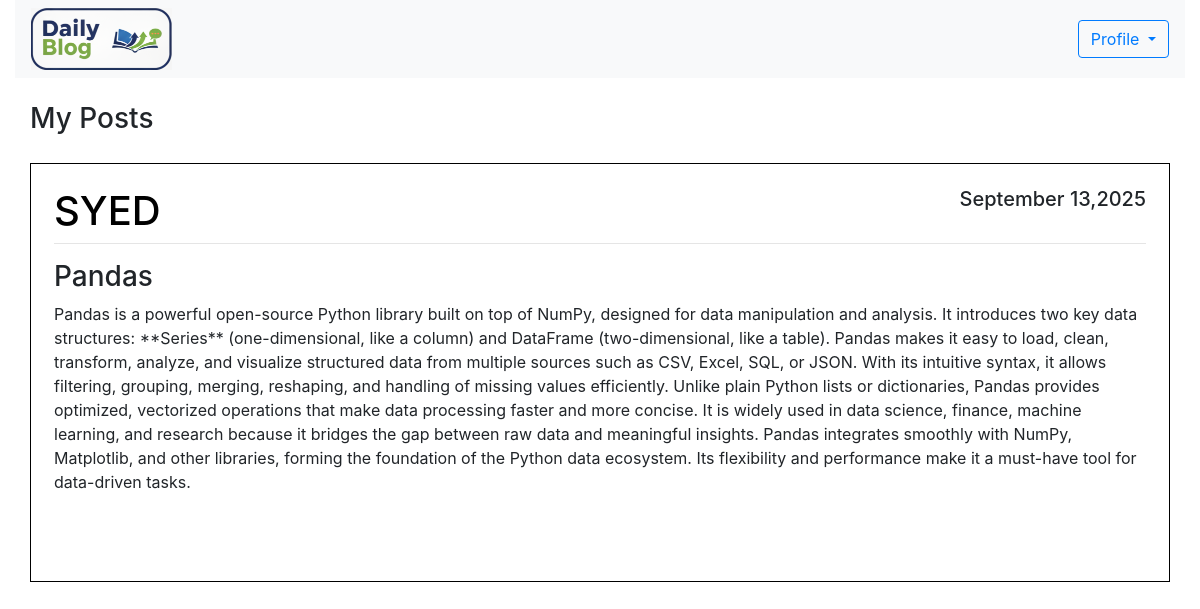
Page /mypost/ (signed in) on the committed database.
### blog/models.py (models this page shows, shortened)
class  Posts(models.Model):
    title = models.CharField(max_length=100)
    content = models.TextField()
    date_posted = models.DateTimeField(default=timezone.now)
    author = models.ForeignKey(User, on_delete=models.CASCADE)

### blog/views.py (the view)
# urls.py: path('mypost/', views.myPost),
def myPost(request):
    context = {'posts': Posts.objects.filter(author=request.user)}
    return render(request, 'blog/mypost.html', context)

### blog/templates/blog/mypost.html (shortened to what this page needs)
{% extends 'blog/base.html' %}
{% block content %}
{% load static %}
<nav class="navbar navbar-expand-lg navbar-light bg-light w-100 mb-4">
        <div class="collapse navbar-collapse" id="navbarSupportedContent">
            <ul class="navbar-nav mr-auto ">
                <li><a href="/home"><img class="w-50 " src="{% static 'image/pho1.png'%}" alt=""></a></li>
            </ul>
            <form class="form-inline my-2 my-lg-0">
                <div class="dropdown">
                    <button class="btn btn-outline-primary dropdown-toggle" type="button" id="dropdownMenuButton"
                        data-toggle="dropdown" aria-haspopup="true" aria-expanded="false">
                        Profile
                    </button>
                </div>
            </form>
        </div>
    </nav>
<div class="container custom-container" style="max-width: 1350px; ">
    <h3 style="margin-top: 20px;">My Posts</h3>
    {% for post in posts %}
    <article class="media content-section">
        <div class="media-body" style="border: 1px solid black; padding: 23px; margin-bottom: 10px; margin-top: 20px;">
            <div class="article-metadata">
                <h1 class="text-uppercase" style="text-align:left;float:left; color: #000000;">{{post.author}}</h1>
                <h5 style="text-align:right;float:right;">{{ post.date_posted|date:"F d,Y"}} </h5>
                <hr style="clear:both;" />
            </div>
            <h3>{{post.title}}</h3>
            <p class="article-content">{{ post.content}}</p>
            <br><br>
        </div>
    </article>
    {% endfor %}
</div>
{% endblock %}

### blog/templates/blog/base.html (style rules this page uses)
.custom-container { max-width: 1450px; }

### rows in the picture
Posts: author "SYED", date_posted "September 13,2025", title "Pandas", content "Pandas is a powerful open-source Python library built on top of NumPy, designed for data manipulation and analysis. It introduces two key data structures: **Series** (one-dimensional, like a column) and DataFrame (two-dimensional, like a table). Pandas makes it easy to load, clean, transform, analyze, and visualize structured data from multiple sources such as CSV, Excel, SQL, or JSON. With its intuitive syntax, it allows filtering, grouping, merging, reshaping, and handling of missing values efficiently. Unlike plain Python lists or dictionaries, Pandas provides optimized, vectorized operations that make data processing faster and more concise. It is widely used in data science, finance,…"
